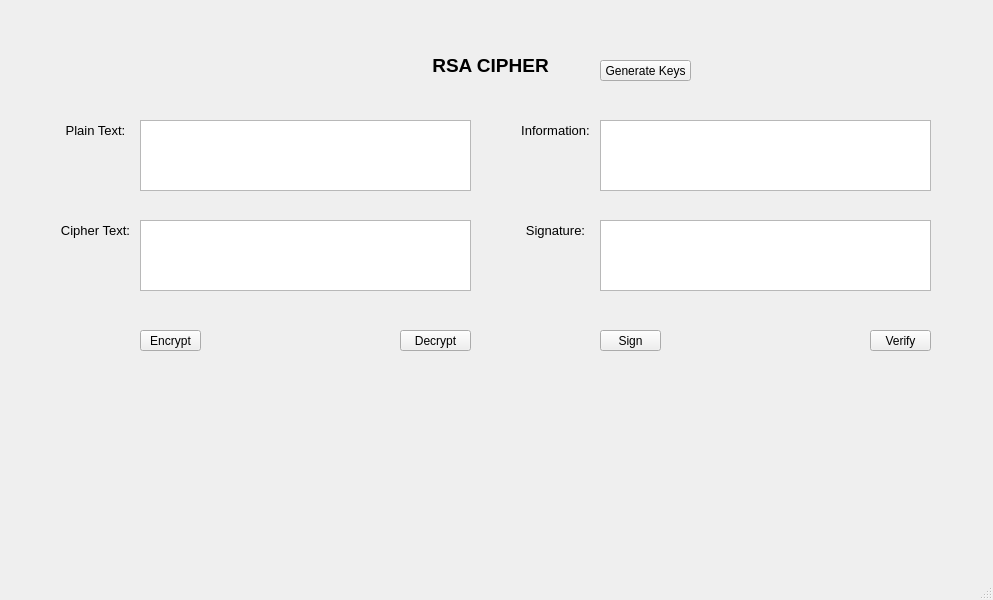
<?xml version="1.0" encoding="UTF-8"?>
<ui version="4.0">
 <class>MainWindow</class>
 <widget class="QMainWindow" name="MainWindow">
  <property name="geometry">
   <rect>
    <x>0</x>
    <y>0</y>
    <width>993</width>
    <height>600</height>
   </rect>
  </property>
  <property name="windowTitle">
   <string>MainWindow</string>
  </property>
  <widget class="QWidget" name="centralwidget">
   <widget class="QLabel" name="label">
    <property name="geometry">
     <rect>
      <x>370</x>
      <y>40</y>
      <width>241</width>
      <height>51</height>
     </rect>
    </property>
    <property name="font">
     <font>
      <pointsize>14</pointsize>
      <weight>75</weight>
      <bold>true</bold>
     </font>
    </property>
    <property name="tabletTracking">
     <bool>false</bool>
    </property>
    <property name="layoutDirection">
     <enum>Qt::LeftToRight</enum>
    </property>
    <property name="text">
     <string>RSA CIPHER</string>
    </property>
    <property name="alignment">
     <set>Qt::AlignCenter</set>
    </property>
   </widget>
   <widget class="QPlainTextEdit" name="txt_plain_text">
    <property name="geometry">
     <rect>
      <x>140</x>
      <y>120</y>
      <width>331</width>
      <height>71</height>
     </rect>
    </property>
   </widget>
   <widget class="QLabel" name="label_2">
    <property name="geometry">
     <rect>
      <x>60</x>
      <y>120</y>
      <width>71</width>
      <height>21</height>
     </rect>
    </property>
    <property name="font">
     <font>
      <pointsize>10</pointsize>
     </font>
    </property>
    <property name="text">
     <string>Plain Text:</string>
    </property>
    <property name="alignment">
     <set>Qt::AlignCenter</set>
    </property>
   </widget>
   <widget class="QLabel" name="label_3">
    <property name="geometry">
     <rect>
      <x>60</x>
      <y>220</y>
      <width>71</width>
      <height>21</height>
     </rect>
    </property>
    <property name="font">
     <font>
      <pointsize>10</pointsize>
     </font>
    </property>
    <property name="text">
     <string>Cipher Text:</string>
    </property>
    <property name="alignment">
     <set>Qt::AlignCenter</set>
    </property>
   </widget>
   <widget class="QPlainTextEdit" name="txt_cipher_text">
    <property name="geometry">
     <rect>
      <x>140</x>
      <y>220</y>
      <width>331</width>
      <height>71</height>
     </rect>
    </property>
   </widget>
   <widget class="QLabel" name="label_4">
    <property name="geometry">
     <rect>
      <x>520</x>
      <y>120</y>
      <width>71</width>
      <height>21</height>
     </rect>
    </property>
    <property name="font">
     <font>
      <pointsize>10</pointsize>
     </font>
    </property>
    <property name="text">
     <string>Information:</string>
    </property>
    <property name="alignment">
     <set>Qt::AlignCenter</set>
    </property>
   </widget>
   <widget class="QLabel" name="label_5">
    <property name="geometry">
     <rect>
      <x>520</x>
      <y>220</y>
      <width>71</width>
      <height>21</height>
     </rect>
    </property>
    <property name="font">
     <font>
      <pointsize>10</pointsize>
     </font>
    </property>
    <property name="text">
     <string>Signature:</string>
    </property>
    <property name="alignment">
     <set>Qt::AlignCenter</set>
    </property>
   </widget>
   <widget class="QPlainTextEdit" name="txt_sign">
    <property name="geometry">
     <rect>
      <x>600</x>
      <y>220</y>
      <width>331</width>
      <height>71</height>
     </rect>
    </property>
   </widget>
   <widget class="QPlainTextEdit" name="txt_info">
    <property name="geometry">
     <rect>
      <x>600</x>
      <y>120</y>
      <width>331</width>
      <height>71</height>
     </rect>
    </property>
   </widget>
   <widget class="QToolButton" name="btn_gen_keys">
    <property name="geometry">
     <rect>
      <x>600</x>
      <y>60</y>
      <width>91</width>
      <height>21</height>
     </rect>
    </property>
    <property name="text">
     <string>Generate Keys</string>
    </property>
   </widget>
   <widget class="QToolButton" name="btn_encrypt">
    <property name="geometry">
     <rect>
      <x>140</x>
      <y>330</y>
      <width>61</width>
      <height>21</height>
     </rect>
    </property>
    <property name="text">
     <string>Encrypt</string>
    </property>
   </widget>
   <widget class="QToolButton" name="btn_decrypt">
    <property name="geometry">
     <rect>
      <x>400</x>
      <y>330</y>
      <width>71</width>
      <height>21</height>
     </rect>
    </property>
    <property name="text">
     <string>Decrypt</string>
    </property>
   </widget>
   <widget class="QToolButton" name="btn_sign">
    <property name="geometry">
     <rect>
      <x>600</x>
      <y>330</y>
      <width>61</width>
      <height>21</height>
     </rect>
    </property>
    <property name="text">
     <string>Sign</string>
    </property>
   </widget>
   <widget class="QToolButton" name="btn_verify">
    <property name="geometry">
     <rect>
      <x>870</x>
      <y>330</y>
      <width>61</width>
      <height>21</height>
     </rect>
    </property>
    <property name="text">
     <string>Verify</string>
    </property>
   </widget>
  </widget>
  <widget class="QMenuBar" name="menubar">
   <property name="geometry">
    <rect>
     <x>0</x>
     <y>0</y>
     <width>993</width>
     <height>21</height>
    </rect>
   </property>
  </widget>
  <widget class="QStatusBar" name="statusbar"/>
 </widget>
 <resources/>
 <connections/>
</ui>
